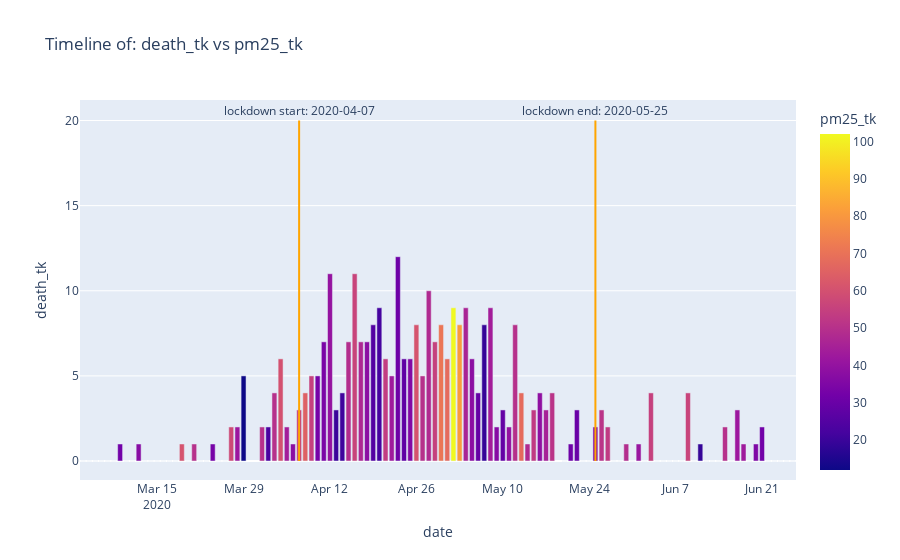

Here is the notebook cell this chart was saved with:
### Code cell
# 4.2.8.3) Timeline of death vs pollutant
plot_death_vs_poll_by_date(df_final, 'date', 'death_tk', 'pm25_tk', lock_dict.get('tk').get('start'), lock_dict.get('tk').get('end'))
# plot_death_vs_poll_by_date(df_final, 'date', 'death_tk_ip', 'pm25_tk_ip', lock_dict.get('tk').get('start'), lock_dict.get('tk').get('end'))

### Figure 1 — Plotly figure (JSON) as saved in the notebook; plotly's stock layout.template omitted (floating-point values rounded to 4 significant figures)
{"data": [{"alignmentgroup": "True", "hovertemplate": "date=%{x}<br>death_tk=%{y}<br>pm25_tk=%{marker.color}<extra></extra>", "legendgroup": "", "marker": {"color": [31, 40, 56, 48, 46, 102, 44, 22, 19, 81, 61, 25, 50, 71, 55, 34, 38, 49, 47, 54, 60, 38, 68, 36, 28, 43, 33, 55, 50, 12, 50, 55, 39, 68, 29, 56, 21, 51, 65, 51, 45, 53, 29, 42, 30, 55, 20, 23, 44, 40, 37, 32, 36, 53, 50, 58, 42, 50, 19, 61, 48, 38, 31, 41, 50, 37, 33, 32, 43, 49, 35, 69, 68, 83, 51, 26, 30, 40, 30, 35, 51, 27, 55, 50, 22, 31, 47, 32, 39, 39, 32, 37, 42, 44, 51, 32, 55, 36, 35, 29, 53, 41, 25, 57, 50, 33, 60, 46, 28, 32, 28, 47, 58], "coloraxis": "coloraxis", "pattern": {"shape": ""}}, "name": "", "offsetgroup": "", "orientation": "v", "showlegend": false, "textposition": "outside", "type": "bar", "x": ["2020-04-23T00:00:00", "2020-04-12T00:00:00", "2020-04-16T00:00:00", "2020-04-28T00:00:00", "2020-05-04T00:00:00", "2020-05-02T00:00:00", "2020-05-08T00:00:00", "2020-04-20T00:00:00", "2020-05-07T00:00:00", "2020-05-03T00:00:00", "2020-04-26T00:00:00", "2020-04-19T00:00:00", "2020-05-12T00:00:00", "2020-04-30T00:00:00", "2020-04-29T00:00:00", "2020-04-11T00:00:00", "2020-04-18T00:00:00", "2020-04-15T00:00:00", "2020-04-17T00:00:00", "2020-04-21T00:00:00", "2020-04-04T00:00:00", "2020-05-05T00:00:00", "2020-05-01T00:00:00", "2020-04-25T00:00:00", "2020-04-24T00:00:00", "2020-04-22T00:00:00", "2020-04-10T00:00:00", "2020-04-09T00:00:00", "2020-04-27T00:00:00", "2020-03-29T00:00:00", "2020-04-03T00:00:00", "2020-06-03T00:00:00", "2020-05-16T00:00:00", "2020-05-13T00:00:00", "2020-05-06T00:00:00", "2020-06-09T00:00:00", "2020-04-14T00:00:00", "2020-05-18T00:00:00", "2020-04-08T00:00:00", "2020-05-26T00:00:00", "2020-05-17T00:00:00", "2020-05-15T00:00:00", "2020-05-10T00:00:00", "2020-06-17T00:00:00", "2020-05-22T00:00:00", "2020-04-07T00:00:00", "2020-04-13T00:00:00", "2020-04-02T00:00:00", "2020-04-05T00:00:00", "2020-05-11T00:00:00", "2020-05-09T00:00:00", "2020-06-21T00:00:00", "2020-05-25T00:00:00", "2020-05-27T00:00:00", "2020-04-01T00:00:00", "2020-03-27T00:00:00", "2020-03-28T00:00:00", "2020-06-15T00:00:00", "2020-06-11T00:00:00", "2020-03-19T00:00:00", "2020-05-14T00:00:00", "2020-04-06T00:00:00", "2020-05-21T00:00:00", "2020-06-01T00:00:00", "2020-03-21T00:00:00", "2020-03-12T00:00:00", "2020-03-24T00:00:00", "2020-03-09T00:00:00", "2020-06-18T00:00:00", "2020-05-30T00:00:00", "2020-06-20T00:00:00", "2020-06-06T00:00:00", "2020-06-05T00:00:00", "2020-06-04T00:00:00", "2020-06-07T00:00:00", "2020-06-12T00:00:00", "2020-06-25T00:00:00", "2020-06-24T00:00:00", "2020-06-23T00:00:00", "2020-06-22T00:00:00", "2020-06-08T00:00:00", "2020-06-19T00:00:00", "2020-06-16T00:00:00", "2020-06-14T00:00:00", "2020-06-13T00:00:00", "2020-06-10T00:00:00", "2020-06-02T00:00:00", "2020-03-03T00:00:00", "2020-05-31T00:00:00", "2020-03-17T00:00:00", "2020-03-05T00:00:00", "2020-03-06T00:00:00", "2020-03-07T00:00:00", "2020-03-08T00:00:00", "2020-03-10T00:00:00", "2020-03-11T00:00:00", "2020-03-13T00:00:00", "2020-03-14T00:00:00", "2020-03-15T00:00:00", "2020-03-16T00:00:00", "2020-03-18T00:00:00", "2020-05-29T00:00:00", "2020-03-20T00:00:00", "2020-03-22T00:00:00", "2020-03-23T00:00:00", "2020-03-25T00:00:00", "2020-03-26T00:00:00", "2020-03-04T00:00:00", "2020-05-20T00:00:00", "2020-05-23T00:00:00", "2020-05-24T00:00:00", "2020-05-28T00:00:00", "2020-06-26T00:00:00"], "xaxis": "x", "y": [12, 11, 11, 10, 9, 9, 9, 9, 8, 8, 8, 8, 8, 8, 7, 7, 7, 7, 7, 6, 6, 6, 6, 6, 6, 5, 5, 5, 5, 5, 4, 4, 4, 4, 4, 4, 4, 4, 4, 3, 3, 3, 3, 3, 3, 3, 3, 2, 2, 2, 2, 2, 2, 2, 2, 2, 2, 2, 1, 1, 1, 1, 1, 1, 1, 1, 1, 1, 1, 1, 1, 0, 0, 0, 0, 0, 0, 0, 0, 0, 0, 0, 0, 0, 0, 0, 0, 0, 0, 0, 0, 0, 0, 0, 0, 0, 0, 0, 0, 0, 0, 0, 0, 0, 0, 0, 0, 0, 0, 0, 0, 0, 0], "yaxis": "y"}, {"line": {"color": "orange", "width": 2}, "mode": "lines", "type": "scatter", "x": ["2020-04-07", "2020-04-07"], "y": [0, 20]}, {"line": {"color": "orange", "width": 2}, "mode": "lines", "type": "scatter", "x": ["2020-05-25", "2020-05-25"], "y": [0, 20]}], "layout": {"annotations": [{"showarrow": false, "text": "lockdown start: 2020-04-07", "x": "2020-04-07", "y": 20, "yshift": 10}, {"showarrow": false, "text": "lockdown end: 2020-05-25", "x": "2020-05-25", "y": 20, "yshift": 10}], "barmode": "relative", "coloraxis": {"colorbar": {"title": {"text": "pm25_tk"}}, "colorscale": [[0, "#0d0887"], [0.1111, "#46039f"], [0.2222, "#7201a8"], [0.3333, "#9c179e"], [0.4444, "#bd3786"], [0.5556, "#d8576b"], [0.6667, "#ed7953"], [0.7778, "#fb9f3a"], [0.8889, "#fdca26"], [1, "#f0f921"]]}, "legend": {"tracegroupgap": 0}, "showlegend": false, "title": {"text": "Timeline of: death_tk vs pm25_tk"}, "uniformtext": {"minsize": 8, "mode": "hide"}, "xaxis": {"anchor": "y", "domain": [0, 1], "title": {"text": "date"}}, "yaxis": {"anchor": "x", "domain": [0, 1], "title": {"text": "death_tk"}}}}
